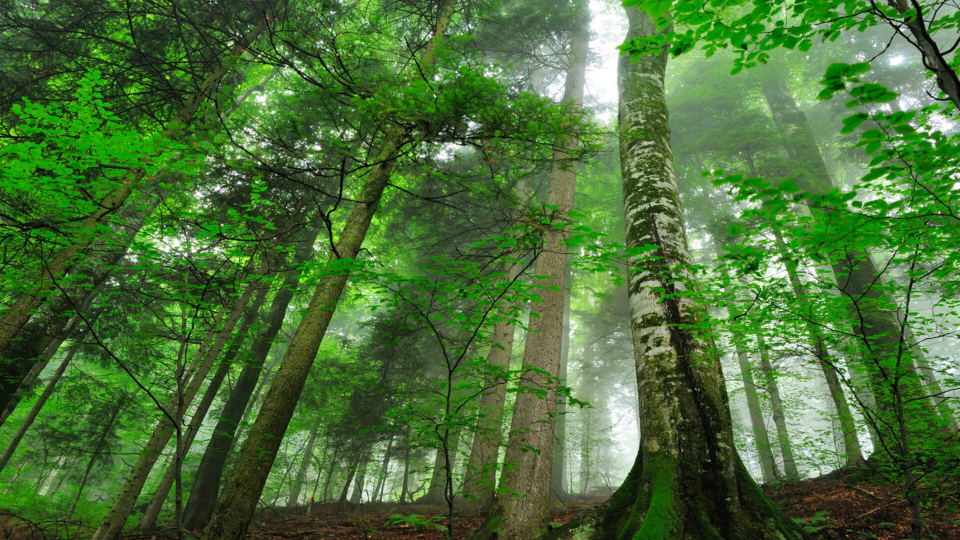
#> input picture 8/images/1.jpg, 1920 x 1080 px, given in place of the camera (shown at 1/2 size)
$ python 8_10.py
#> lines starting #> are read from the running program, lines starting #| are printed output that depends on the picture; after the words box and inside, x2 and y2 are one past the last pixel; in counts of white or black regions, pixels touching at a corner belong together
import cv2
import numpy as np
import math

# Захватываем видео с веб-камеры
cap = cv2.VideoCapture(0)
if not cap.isOpened():
    print("Не удалось открыть видеокамеру")
    exit()

# Инициализируем детектор ORB и BFMatcher
orb = cv2.ORB_create(nfeatures=500)
bf = cv2.BFMatcher(cv2.NORM_HAMMING, crossCheck=True)

# Переменные для референсного кадра (для сопоставления)
ref_frame = None
ref_kp = None
ref_des = None

print("Нажмите 'r', чтобы установить текущий кадр как референс для сопоставления.")
print("Нажмите 'q' для выхода.")

while True:
    ret, frame = cap.read()
#> frame is the input picture: shape (1080, 1920, 3); mean B, G, R 54.9, 110.8, 73.7
    if not ret:
        print("Не удалось получить кадр")
        break

    # Преобразуем кадр в оттенки серого
    frame_gray = cv2.cvtColor(frame, cv2.COLOR_BGR2GRAY)
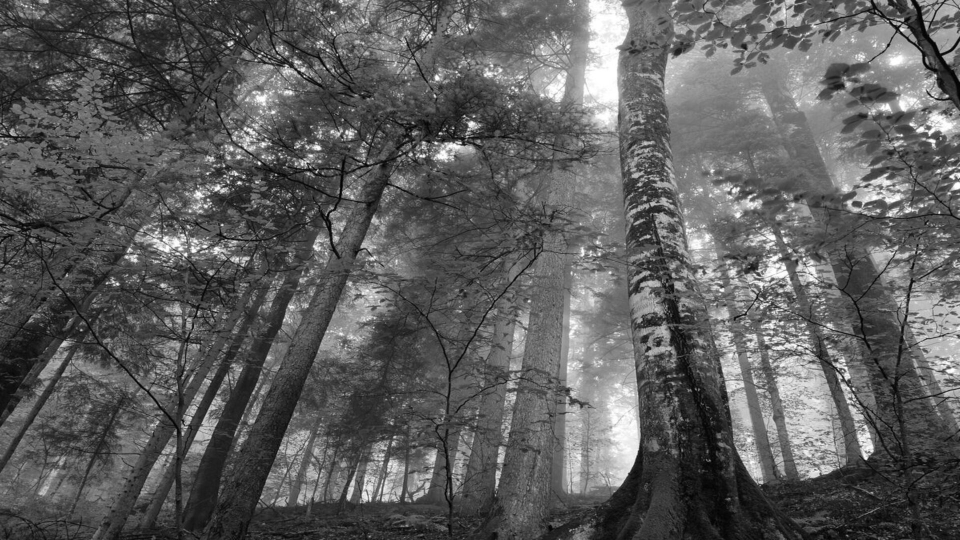
#> frame_gray: shape (1080, 1920) (shown at 1/2 size); min 0, max 255, mean 93.3

    # Обнаруживаем ключевые точки и дескрипторы в текущем кадре
    kp, des = orb.detectAndCompute(frame_gray, None)
#> kp = 500 keypoints; strongest (x, y, size): (1731, 917, 44.6), (1732, 918, 37.2), (1732, 919, 31), (1731, 918, 53.6)

    # Создаем копию кадра для вывода результатов
    display_frame = frame.copy()

    # Если референс установлен, выполняем сопоставление
    if ref_frame is not None and des is not None and ref_des is not None:
        # Сопоставляем дескрипторы текущего кадра с референсным
        matches = bf.match(ref_des, des)
        matches = sorted(matches, key=lambda x: x.distance)

        # Рассчитываем минимальное расстояние между совпадающими дескрипторами
        if matches:
            min_distance = min(m.distance for m in matches)
            cv2.putText(display_frame, f"Min Dist: {min_distance:.2f}", (10, 30),
                        cv2.FONT_HERSHEY_SIMPLEX, 0.8, (0, 255, 0), 2)

        # Анализируем параллельность линий: вычисляем углы между совпадающими ключевыми точками
        angles = []
        for m in matches:
            pt1 = ref_kp[m.queryIdx].pt  # ключевая точка из референсного кадра
            pt2 = kp[m.trainIdx].pt      # соответствующая точка из текущего кадра
            dx = pt2[0] - pt1[0]
            dy = pt2[1] - pt1[1]
            angle = math.degrees(math.atan2(dy, dx))
            angles.append(angle)
        if angles:
            avg_angle = np.mean(angles)
            cv2.putText(display_frame, f"Avg Angle: {avg_angle:.2f}", (10, 60),
                        cv2.FONT_HERSHEY_SIMPLEX, 0.8, (255, 0, 0), 2)

        # Рисуем первые 20 совпадений для визуализации
        matched_img = cv2.drawMatches(ref_frame, ref_kp, frame, kp, matches[:20], None, flags=2)
        cv2.imshow("Matches", matched_img)

    # Пункт 9: Наложение уменьшенного изображения на текущее (отображается в правом верхнем углу)
    scale_factor = 0.3  # коэффициент уменьшения
    small_frame = cv2.resize(frame, (0, 0), fx=scale_factor, fy=scale_factor)
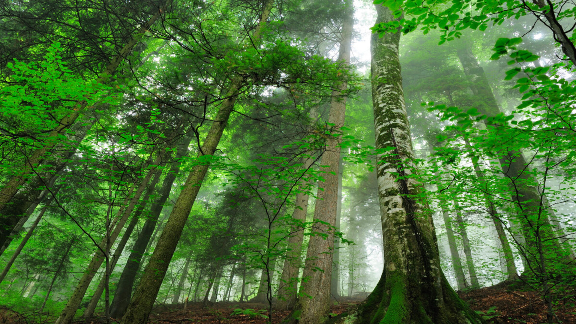
#> small_frame: shape (324, 576, 3); mean B, G, R 54.8, 110.8, 73.6
    h_small, w_small = small_frame.shape[:2]
#> h_small = 324; w_small = 576
    display_frame[0:h_small, display_frame.shape[1]-w_small:display_frame.shape[1]] = small_frame
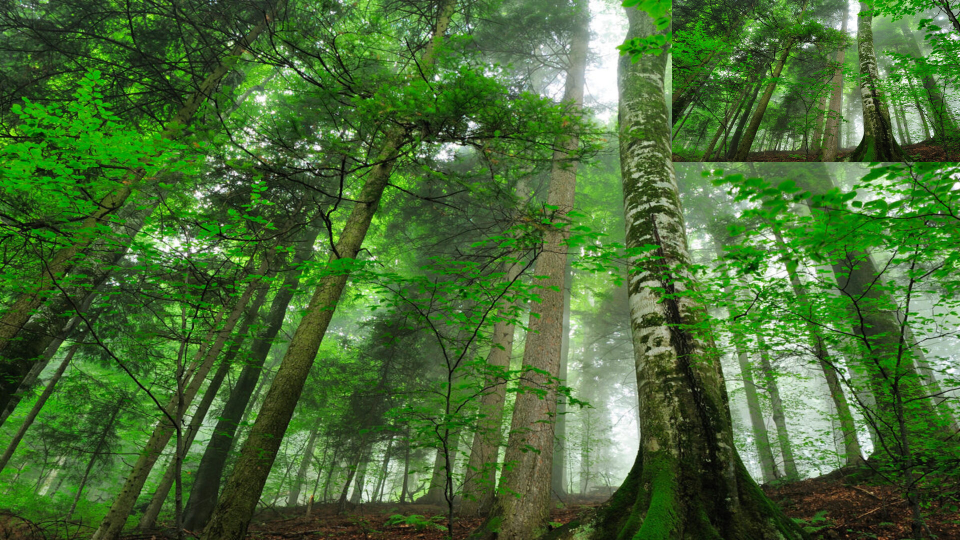
#> display_frame: shape (1080, 1920, 3) (shown at 1/2 size); 9% of pixels changed, all inside (x1, y1, x2, y2) = (1344, 0, 1920, 324)

    # Отображаем результирующий кадр
    cv2.imshow("Real-Time Processing", display_frame)

    # Обработка нажатия клавиш
    key = cv2.waitKey(1)
#> (key q is pressed here)
    if key == ord('q'):
        break
    elif key == ord('r'):
        # Устанавливаем текущий кадр как референс для сопоставления
        ref_frame = frame.copy()
        ref_gray = frame_gray.copy()
        ref_kp, ref_des = orb.detectAndCompute(ref_gray, None)
        print("Референсный кадр обновлен.")

# Освобождаем ресурсы
cap.release()
cv2.destroyAllWindows()

$ run again, on 8/images/2.jpg
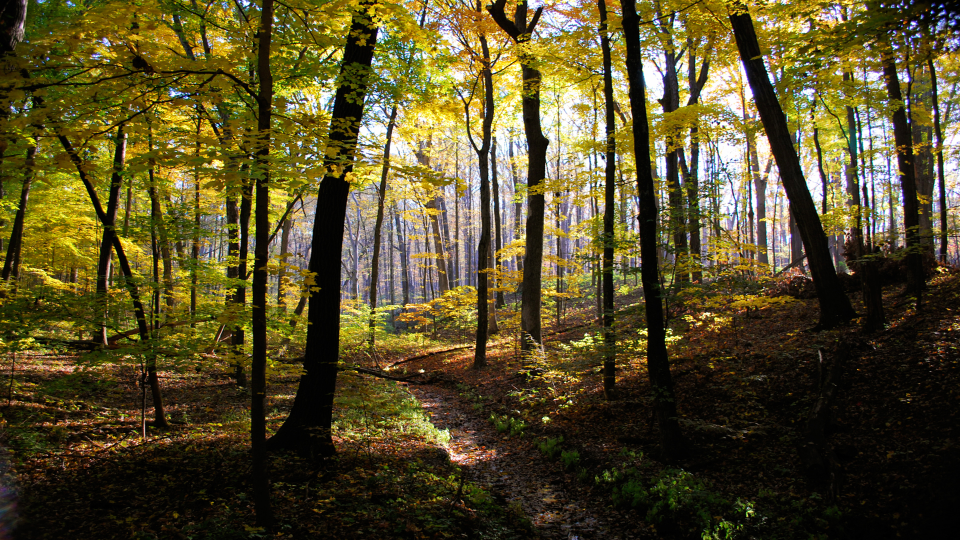
#> input picture 8/images/2.jpg, 1920 x 1080 px, given in place of the camera (shown at 1/2 size)
#> frame is the input picture: shape (1080, 1920, 3); mean B, G, R 39.7, 75.9, 85.1
#> `frame_gray = cv2.cvtColor(frame, cv2.COLOR_BGR2GRAY)`:
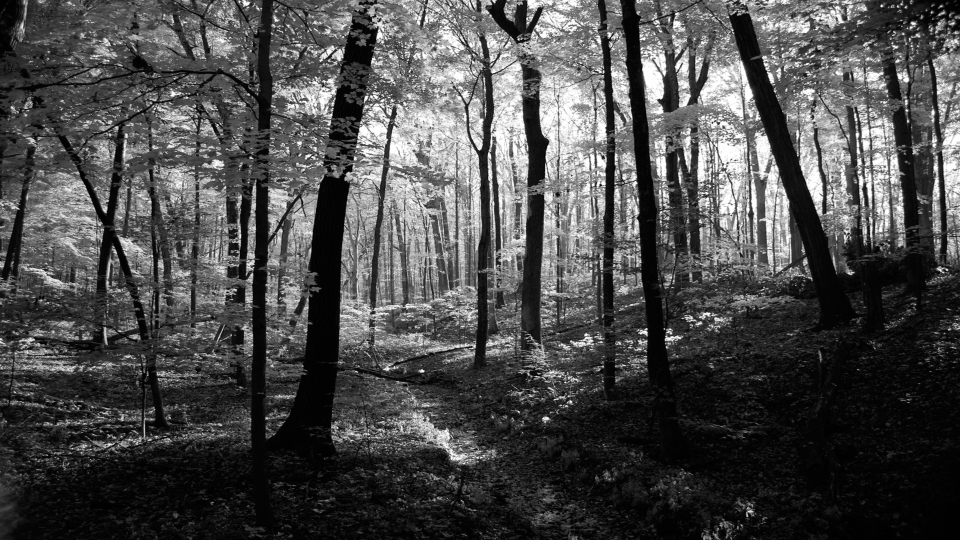
#> frame_gray: shape (1080, 1920) (shown at 1/2 size); min 0, max 255, mean 74.5
#> kp = 500 keypoints; strongest (x, y, size): (1230, 367, 31), (1438, 246, 31), (1201, 370, 37.2), (1037, 80, 31)
#> `display_frame[0:h_small, display_frame.shape[1]-w_small:display_frame...`:
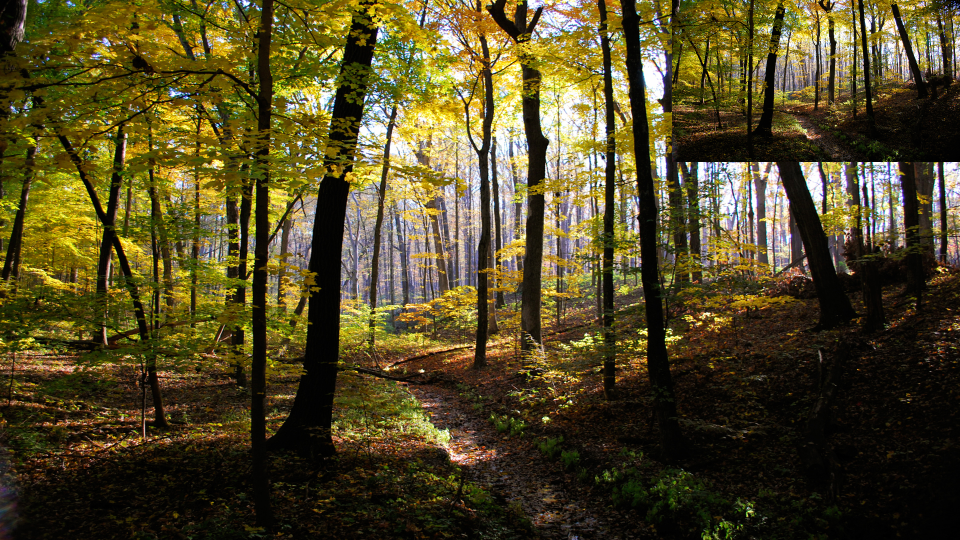
#> display_frame: shape (1080, 1920, 3) (shown at 1/2 size); 9% of pixels changed, all inside (x1, y1, x2, y2) = (1344, 0, 1920, 324)

$ run again, on 8/images/4.jpg
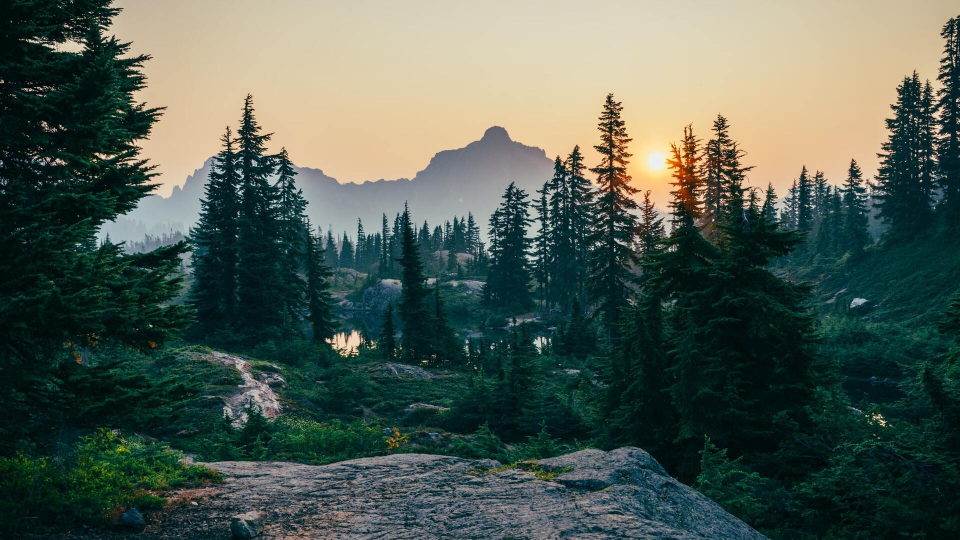
#> input picture 8/images/4.jpg, 1920 x 1080 px, given in place of the camera (shown at 1/2 size)
#> frame is the input picture: shape (1080, 1920, 3); mean B, G, R 82.4, 92.7, 79.6
#> `frame_gray = cv2.cvtColor(frame, cv2.COLOR_BGR2GRAY)`:
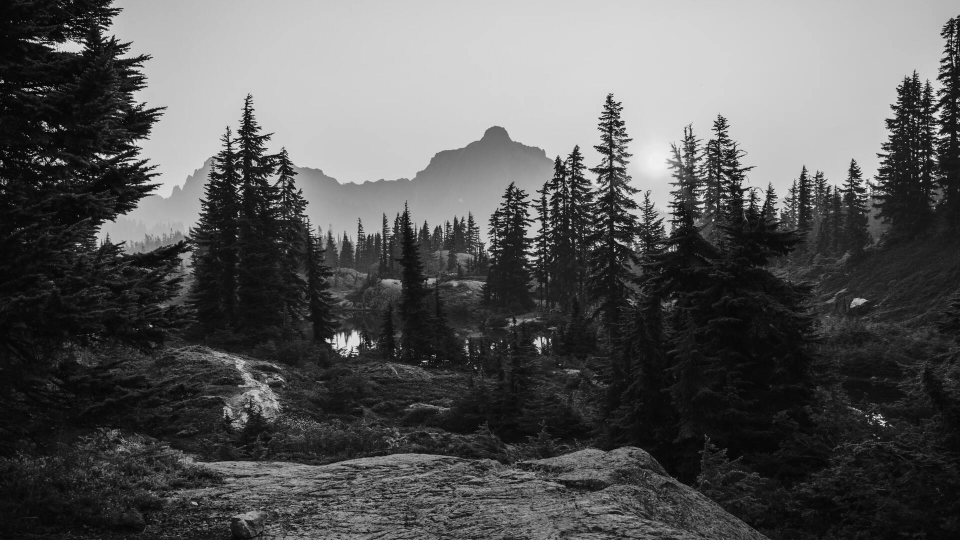
#> frame_gray: shape (1080, 1920) (shown at 1/2 size); min 0, max 255, mean 87.6
#> kp = 500 keypoints; strongest (x, y, size): (433, 458, 31), (1838, 301, 31), (1829, 207, 31), (53, 80, 31)
#> `display_frame[0:h_small, display_frame.shape[1]-w_small:display_frame...`:
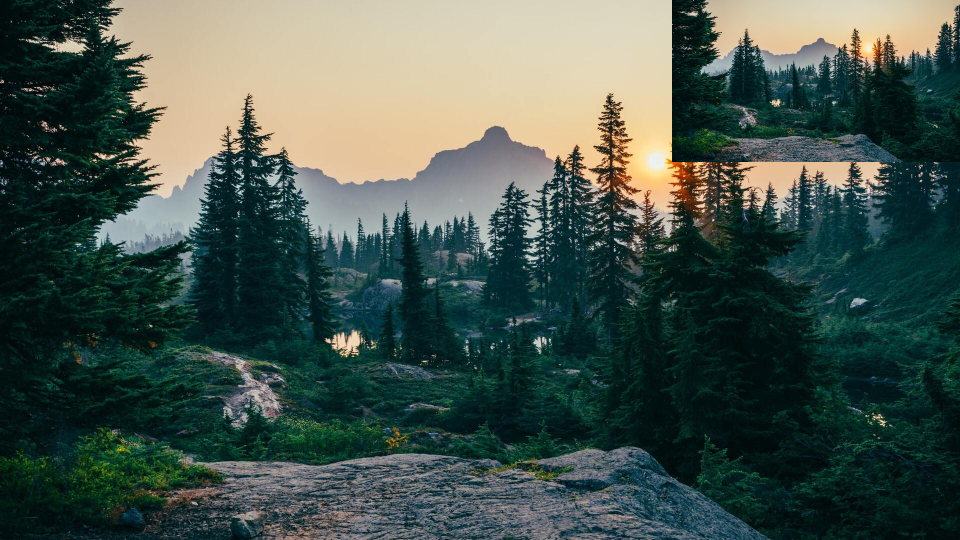
#> display_frame: shape (1080, 1920, 3) (shown at 1/2 size); 9% of pixels changed, all inside (x1, y1, x2, y2) = (1344, 0, 1920, 324)

$ run again, on 8/images/5.jpg
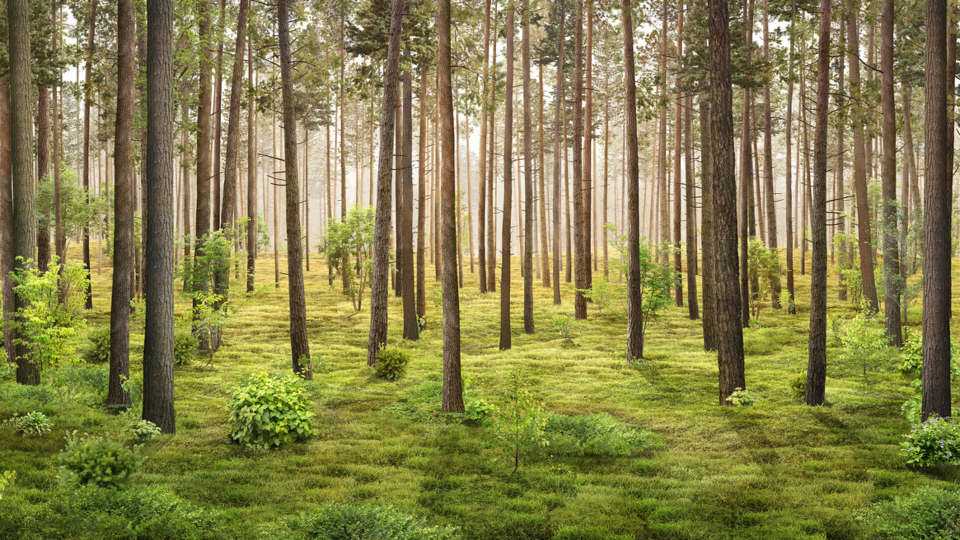
#> input picture 8/images/5.jpg, 1920 x 1080 px, given in place of the camera (shown at 1/2 size)
#> frame is the input picture: shape (1080, 1920, 3); mean B, G, R 75, 128.3, 133.4
#> `frame_gray = cv2.cvtColor(frame, cv2.COLOR_BGR2GRAY)`:
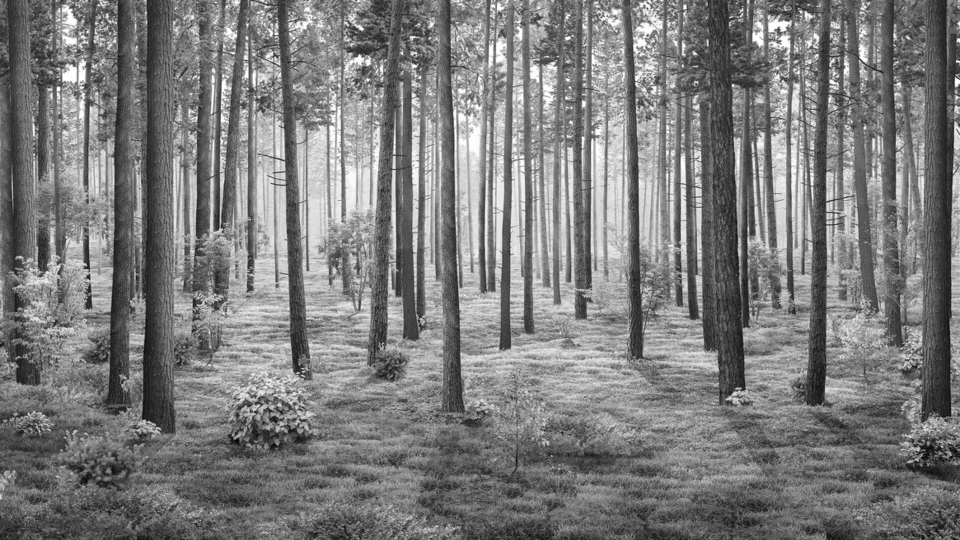
#> frame_gray: shape (1080, 1920) (shown at 1/2 size); min 1, max 255, mean 123.7
#> kp = 500 keypoints; strongest (x, y, size): (1466, 170, 31), (1660, 132, 31), (1884, 893, 31), (166, 174, 31)
#> `display_frame[0:h_small, display_frame.shape[1]-w_small:display_frame...`:
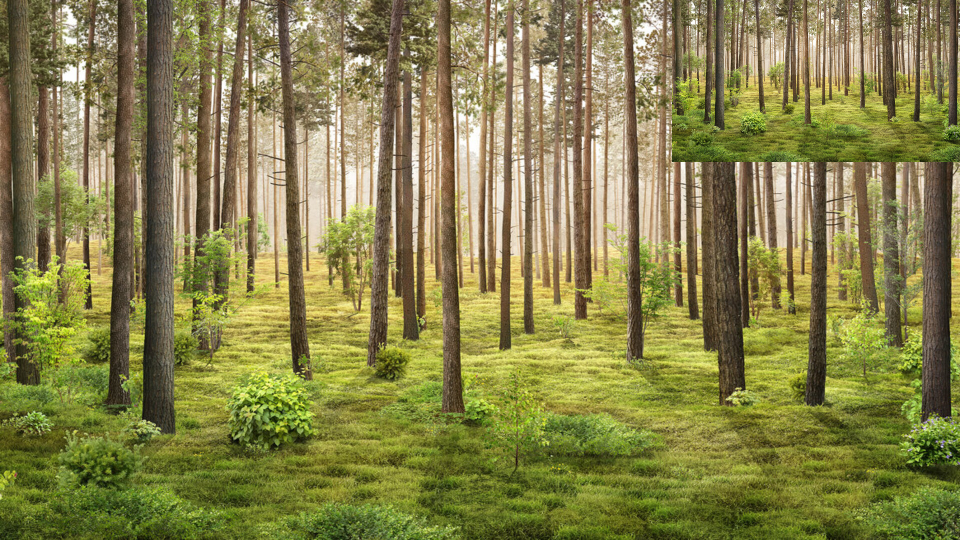
#> display_frame: shape (1080, 1920, 3) (shown at 1/2 size); 9% of pixels changed, all inside (x1, y1, x2, y2) = (1344, 0, 1920, 324)
